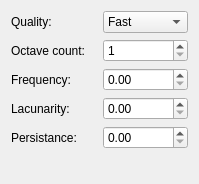
<?xml version="1.0" encoding="UTF-8"?>
<ui version="4.0">
 <class>BillowOptions</class>
 <widget class="QWidget" name="BillowOptions">
  <property name="geometry">
   <rect>
    <x>0</x>
    <y>0</y>
    <width>199</width>
    <height>184</height>
   </rect>
  </property>
  <property name="sizePolicy">
   <sizepolicy hsizetype="Minimum" vsizetype="Minimum">
    <horstretch>0</horstretch>
    <verstretch>0</verstretch>
   </sizepolicy>
  </property>
  <property name="windowTitle">
   <string>Form</string>
  </property>
  <layout class="QGridLayout" name="gridLayout">
   <item row="0" column="0">
    <widget class="QLabel" name="label">
     <property name="text">
      <string>Quality:</string>
     </property>
    </widget>
   </item>
   <item row="2" column="0">
    <widget class="QLabel" name="label_2">
     <property name="text">
      <string>Frequency:</string>
     </property>
    </widget>
   </item>
   <item row="3" column="0">
    <widget class="QLabel" name="label_3">
     <property name="text">
      <string>Lacunarity:</string>
     </property>
    </widget>
   </item>
   <item row="5" column="0">
    <widget class="QLabel" name="label_5">
     <property name="text">
      <string>Persistance:</string>
     </property>
    </widget>
   </item>
   <item row="1" column="0">
    <widget class="QLabel" name="label_4">
     <property name="text">
      <string>Octave count:</string>
     </property>
    </widget>
   </item>
   <item row="0" column="1">
    <widget class="QComboBox" name="quality">
     <item>
      <property name="text">
       <string>Fast</string>
      </property>
     </item>
     <item>
      <property name="text">
       <string>Standart</string>
      </property>
     </item>
     <item>
      <property name="text">
       <string>Best</string>
      </property>
     </item>
    </widget>
   </item>
   <item row="1" column="1">
    <widget class="QSpinBox" name="octaveCount">
     <property name="minimum">
      <number>1</number>
     </property>
    </widget>
   </item>
   <item row="2" column="1">
    <widget class="QDoubleSpinBox" name="frequency">
     <property name="singleStep">
      <double>0.010000000000000</double>
     </property>
    </widget>
   </item>
   <item row="3" column="1">
    <widget class="QDoubleSpinBox" name="lancunarity">
     <property name="singleStep">
      <double>0.010000000000000</double>
     </property>
    </widget>
   </item>
   <item row="5" column="1">
    <widget class="QDoubleSpinBox" name="persistance">
     <property name="singleStep">
      <double>0.010000000000000</double>
     </property>
    </widget>
   </item>
   <item row="6" column="1">
    <spacer name="verticalSpacer">
     <property name="orientation">
      <enum>Qt::Vertical</enum>
     </property>
     <property name="sizeHint" stdset="0">
      <size>
       <width>20</width>
       <height>40</height>
      </size>
     </property>
    </spacer>
   </item>
  </layout>
 </widget>
 <resources/>
 <connections/>
</ui>
